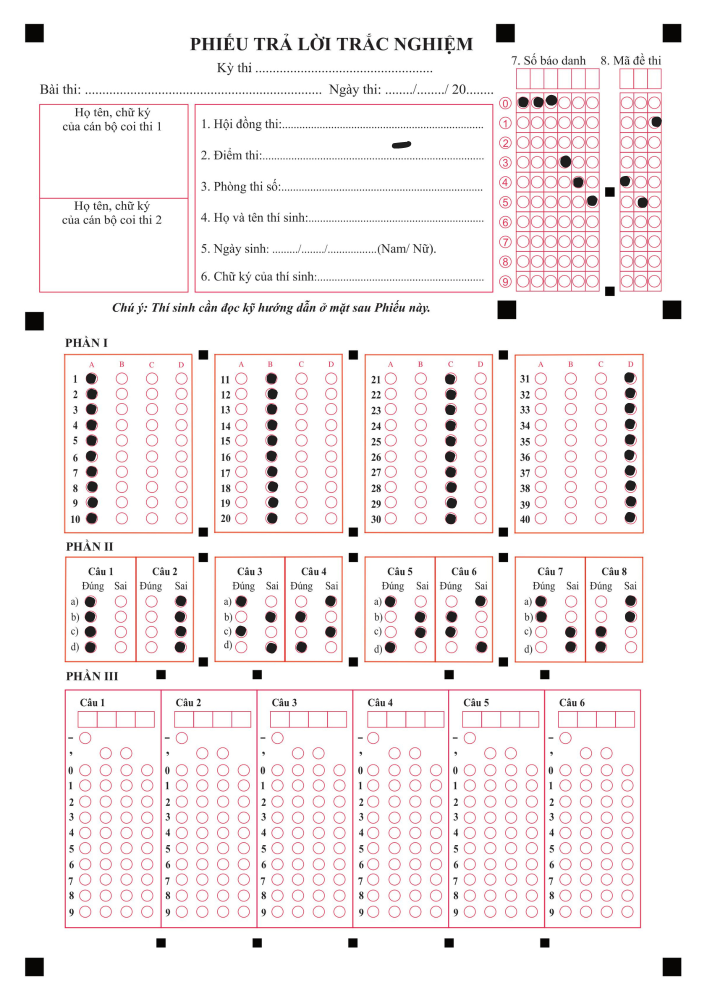
#> input picture assets/testA4.png, 1414 x 2000 px (shown at 1/2 size)
$ python -i part1.py   (imports and definitions only)
#> lines starting #> are read from the running program, lines starting #| are printed output that depends on the picture; after the words box and inside, x2 and y2 are one past the last pixel; in counts of white or black regions, pixels touching at a corner belong together
#> further down, picture is the input picture: shape (2000, 1414, 3); mean B, G, R 240.6, 239.9, 245.5
### src/utlis.py
import cv2
import numpy as np

## TO STACK ALL THE IMAGES IN ONE WINDOW
# [88 lines left out: functions stackImages, rectContour, image_resize, Get_Conner_Points, not called in this run]

def reorder(myPoints):
    myPoints = myPoints.reshape((4, 2))
    myPointsNew = np.zeros((4, 1, 2), np.int32)
    add = myPoints.sum(1)
    # print("add", add)
    # print("myPoints", myPoints)
    myPointsNew[0] = myPoints[np.argmin(add)]
    myPointsNew[3] = myPoints[np.argmax(add)]
    diff = np.diff(myPoints, axis=1)
    myPointsNew[1] = myPoints[np.argmin(diff)]
    myPointsNew[2] = myPoints[np.argmax(diff)]
    return myPointsNew

def getTransform(img, contour):
    tmpContour = reorder(contour)
    pts1 = np.float32(tmpContour)

    def dist(a, b):
        return np.round(((a[0] - b[0]) ** 2 +  (a[1] - b[1]) ** 2) ** 0.5)

    widthImg = int(dist(pts1[0][0], pts1[1][0]))
    heightImg = int(dist(pts1[0][0], pts1[2][0]))

    # print(widthImg, heightImg)
    # widthImg = 300
    # heightImg = 600

    pts2 = np.float32([[0, 0], [widthImg, 0], [0, heightImg], [widthImg, heightImg]])
    matrix = cv2.getPerspectiveTransform(pts1, pts2)
    imgOutput = cv2.warpPerspective(img, matrix, (widthImg, heightImg))

    return imgOutput


# [12 lines left out: function drawGrid, not called in this run]


def splitBoxes(img, vsplit=5, hsplit=5):
    rows = np.vsplit(img, vsplit)
    boxes=[]
    for r in rows:
        cols= np.hsplit(r, hsplit)
        for box in cols:
            boxes.append(box)
            # print(cv2.countNonZero(box), end=' ')
        # print()
    return boxes

### src/grader_2025/part1.py

# get the result of part 1 test


import cv2 as cv
import numpy as np
from utlis import splitBoxes
from utlis import drawGrid
from utlis import getTransform
from utlis import stackImages
# import get_rec


def Get_Conner_Points(cont):
    peri = cv.arcLength(cont, True)
    approx = cv.approxPolyDP(cont, 0.02 * peri, True)
    return approx

# return the outter contour list
def get_rec(img):
    # Convert to grayscale
    # cv.imshow('img', img)
    # cv.waitKey(0)
    gray = cv.cvtColor(img, cv.COLOR_BGR2GRAY)
    # Apply GaussianBlur
    blur = cv.GaussianBlur(gray, (3, 3), cv.BORDER_DEFAULT)
    # blur = gray #cv.blur(gray, (3, 3), 1)

    _, thresh = cv.threshold(blur, 170, 255, cv.THRESH_BINARY_INV)
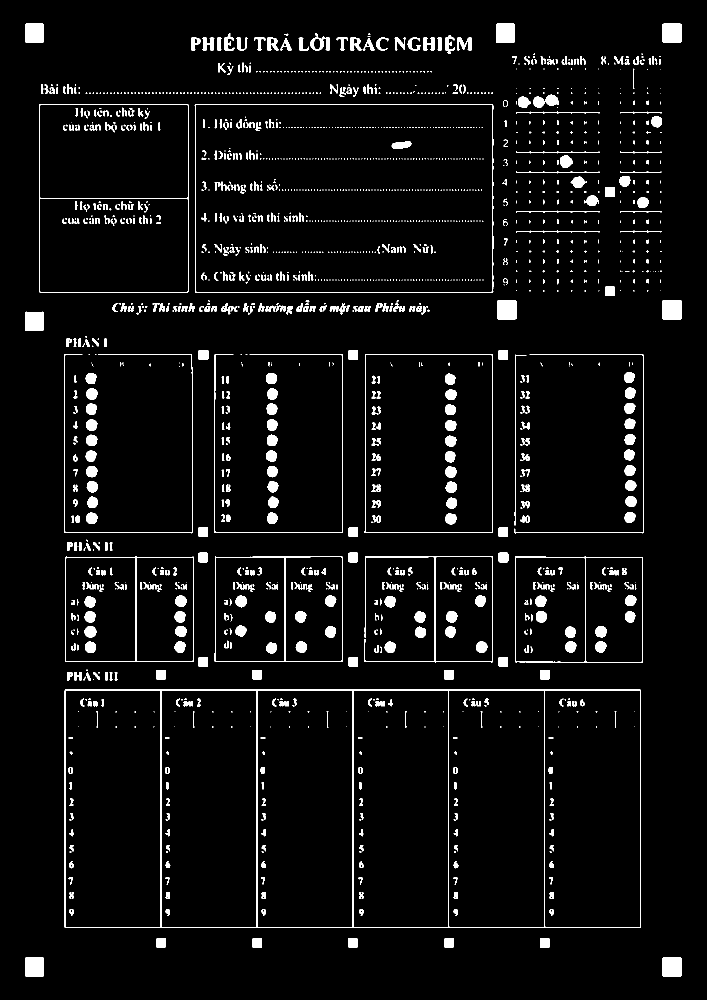
#> thresh: shape (2000, 1414) (shown at 1/2 size); 4.6% white; 1887 white regions (1086 under 20 px)
    # Find contours
    contours, _ = cv.findContours(thresh, cv.RETR_EXTERNAL, cv.CHAIN_APPROX_SIMPLE)
#> contours = 820 contours, 531 with area under 20; largest, box (x1, y1, x2, y2) and area: (129, 1379, 1282, 1856) 548349, (389, 208, 987, 585) 223840, (79, 208, 377, 585) 111671, (729, 709, 986, 1066) 90784, (1030, 1113, 1286, 1325) 53608

    # [6 lines of commented-out code are left out]

    new_contours = []

    for i in range(0, len(contours)):
        area = cv.contourArea(contours[i])
        # check if it is a rectangle
        peri = cv.arcLength(contours[i], True)
        approx = cv.approxPolyDP(contours[i], 0.02 * peri, True)

        if len(approx) == 4 and area > 1000:
            new_contours.append(contours[i])
#> this loop made 820 passes
#> (area, peri) on passes 5, 7, 11: (337.5, 71.07), (337.5, 71.07), (62.5, 40.38)
#> after the loop, new_contours = 15 contours; largest, box (x1, y1, x2, y2) and area: (129, 1379, 1282, 1856) 548349, (389, 208, 987, 585) 223840, (79, 208, 377, 585) 111671, (729, 709, 986, 1066) 90784, (1030, 1113, 1286, 1325) 53608

    new_contours_img = img.copy()
    cv.drawContours(new_contours_img, new_contours, -1, (0, 255, 0), 3)
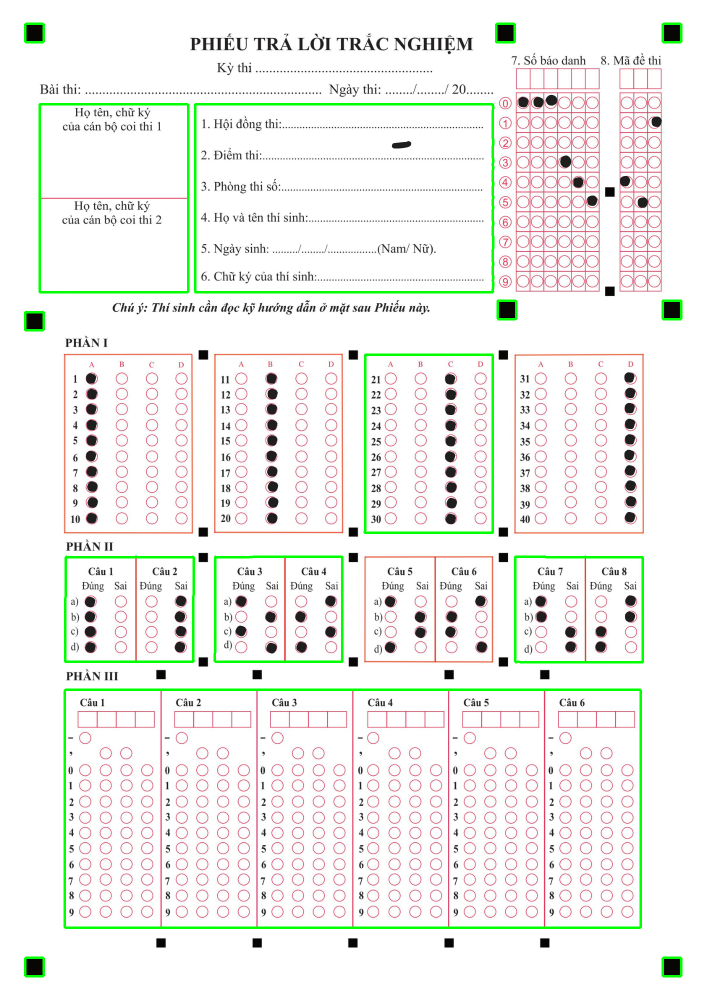
#> new_contours_img: shape (2000, 1414, 3) (shown at 1/2 size); 2.07% of pixels changed, all inside (x1, y1, x2, y2) = (48, 45, 1365, 1955)
    new_contours = sorted(new_contours, key=cv.contourArea, reverse=True)
    return new_contours


def isMarked(box):
    totalPixels = cv.countNonZero(box)
    if totalPixels > 500:
        return True
    else:
        return False

def get(img, number):

    questions = 10 # 10 questions
    choices = 4 # 4 choices

    width = img.shape[1]
    height = img.shape[0]
    crop_img = img[40:(height - 15), 40:(width - 2)]

    # print(width, height)
    crop_img = cv.resize(crop_img, (280, 400))

    crop_img = cv.threshold(crop_img, 150, 255, cv.THRESH_BINARY_INV)[1]
    boxes = splitBoxes(crop_img, questions, choices)

    index = 0
    grid = []
    for i in range(0, questions):
        grid.append([])
        for j in range(0, choices):
            grid[i].append(cv.cvtColor(boxes[index], cv.COLOR_BGR2GRAY))
            index += 1

    ret_choices = []

    crop_img = cv.cvtColor(crop_img, cv.COLOR_BGR2GRAY)
    # cv.imshow(f'img {number + 1}', crop_img)
    # print("=================")
    for i in range(0, questions):
        cur = -1
        for j in range(0, choices):
            # cv.imshow(f'box {i + 1} {j + 1} number {number}', grid[i][j])
            # print(cv.countNonZero(grid[i][j]), end=' ')
            if isMarked(grid[i][j]):
                if cur == -1:
                    cur = j
                else:
                    cur = -1
                    break
        if cur != -1:
            ret_choices.append(chr(ord('A') + cur))
        else:
            ret_choices.append('?')
        # print()

    return ret_choices

def part1_main(img):

    # gray = cv.cvtColor(img, cv.COLOR_BGR2GRAY)
    # cv.imshow('img', img)
    # cv.waitKey(0)
    contours = get_rec(img)
#> contours has the same summary as new_contours in get_rec
    # img = gray

    tmp = []
    for contour in contours:
        area = cv.contourArea(contour)
        approx = cv.approxPolyDP(contour, 0.025 * cv.arcLength(contour, True), True)
        res = getTransform(img, approx)


        res = res[0:res.shape[0], 0:res.shape[1] - 5]
        # print(approx)
        mi = 1000000000
        for i in approx:
            mi = min(mi, i[0][0])

        tmp.append([res, area, mi])
#> this loop made 15 passes
#> (area, pts1 in getTransform, widthImg in getTransform, heightImg in getTransform, pts2 in getTransform) on passes 1, 3, 4: (548349, [[129, 1381], [1280, 1379], [130, 1855], [1281, 1854]], 1151, 474, [[0, 0], [1151, 0], [0, 474], [1151, 474]]), (111671, [[79, 208], [376, 209], [79, 584], [375, 584]], 297, 376, [[0, 0], [297, 0], [0, 376], [297, 376]]), (90783.5, [[730, 709], [985, 709], [729, 1065], [985, 1065]], 255, 356, [[0, 0], [255, 0], [0, 356], [255, 356]])
#> (area, pts1 in getTransform, widthImg in getTransform, heightImg in getTransform, pts2 in getTransform) on passes 2, 7: (223840, [[390, 208], [985, 208], [390, 584], [985, 584]], 595, 376, [[0, 0], [595, 0], [0, 376], [595, 376]]), (53285, [[430, 1113], [684, 1113], [430, 1323], [684, 1323]], 254, 210, [[0, 0], [254, 0], [0, 210], [254, 210]])
#> pass 1, in getTransform, `imgOutput = cv2.warpPerspective(img, matrix, (widthImg, heightImg))`:
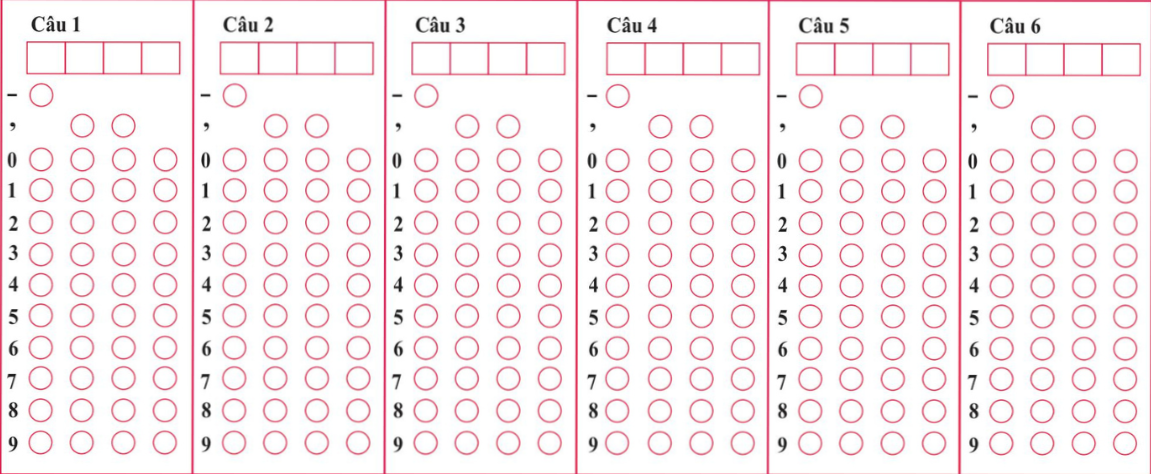
#> imgOutput: shape (474, 1151, 3); mean B, G, R 240.7, 238.5, 247.8
#> pass 1, in part1_main, `res = res[0:res.shape[0], 0:res.shape[1] - 5]`:
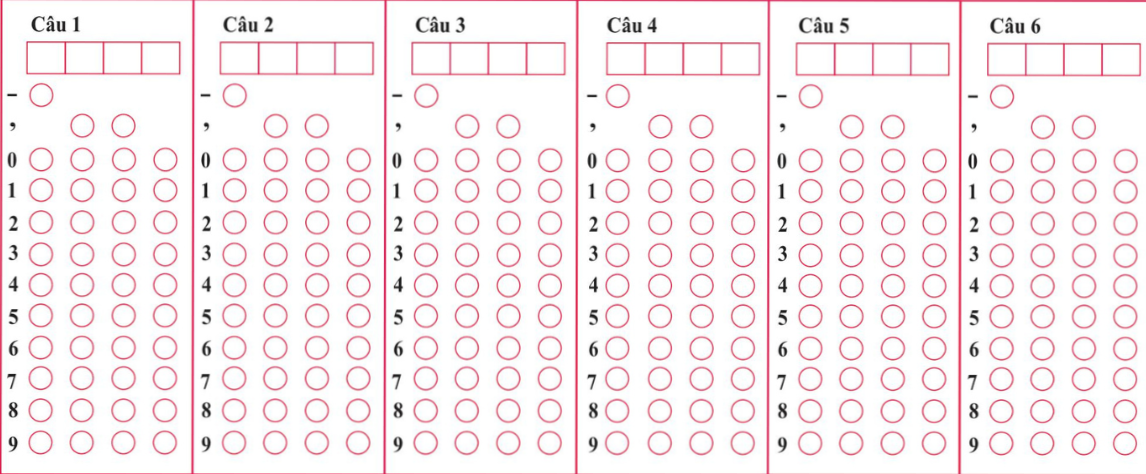
#> res: shape (474, 1146, 3); mean B, G, R 240.7, 238.6, 247.8
#> pass 2, in part1_main, `res = res[0:res.shape[0], 0:res.shape[1] - 5]`:
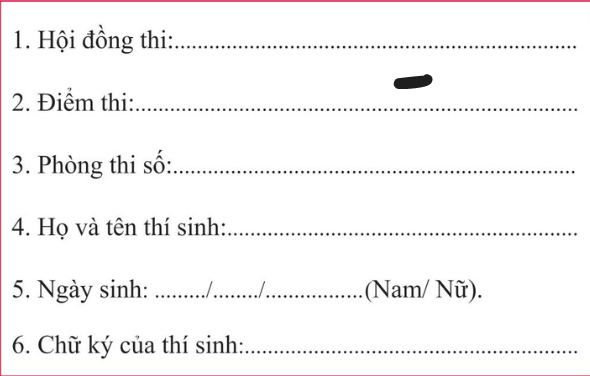
#> res: shape (376, 590, 3); mean B, G, R 246.1, 245.8, 247.2
#> after the loop, tmp = 15 items

    tmp = sorted(tmp, key=lambda x: x[1], reverse=True)
    tmp = tmp[:4]
#> tmp = 4 items
    tmp = sorted(tmp, key=lambda x: x[2])


    ret = []

    for i in range(0, 4):
        # cv.imshow(f'part1 {i}', tmp[i][0])
        # cv.waitKey(0)
        ret.append(get(tmp[i][0], i))
#> this loop made 4 passes
#> pass 1, in get, `crop_img = img[40:(height - 15), 40:(width - 2)]`:
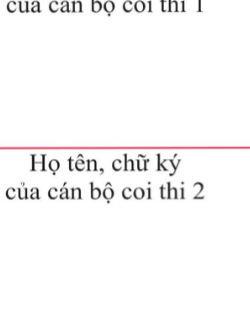
#> crop_img: shape (321, 250, 3); mean of channels 0, 1, 2 248, 247.8, 248.7; drawn as B, G, R
#> pass 1, in get, `crop_img = cv.threshold(crop_img, 150, 255, cv.THRESH_BINARY_INV)[1]`:
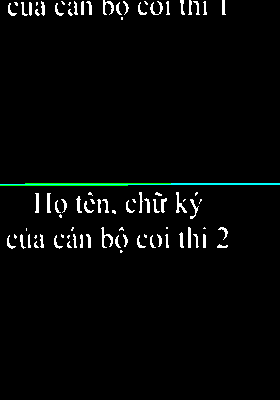
#> crop_img: shape (400, 280, 3); mean of channels 0, 1, 2 7, 7.6, 6.1; drawn as B, G, R
#> after the loop, ret = [['?', '?', '?', '?', '?', '?', '?', '?', '?', '?'], ['?', '?', '?', '?', '?', '?', '?', '?', '?', '?'], ['?', '?', '?', '?', '?', '?', '?', '?', '?', '?'], ['C', 'C', 'C', 'C', 'C', 'C', 'C', 'C', 'C', 'C']]

    return ret
    # return get(img)

>>> import cv2
>>> picture = cv2.imread('../../assets/testA4.png')
>>> result = part1_main(picture)
#> result has the same summary as ret in part1_main

$ run again, on assets/2025.png
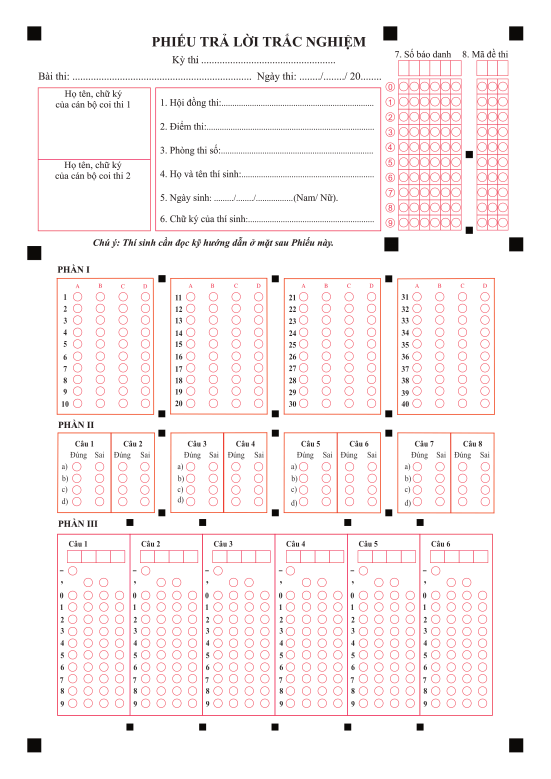
#> input picture assets/2025.png, 1653 x 2337 px (shown at 1/3 size)
#> picture is the input picture: shape (2337, 1653, 3); mean B, G, R 243.8, 243.4, 250
#> in get_rec, `_, thresh = cv.threshold(blur, 170, 255, cv.THRESH_BINARY_INV)`:
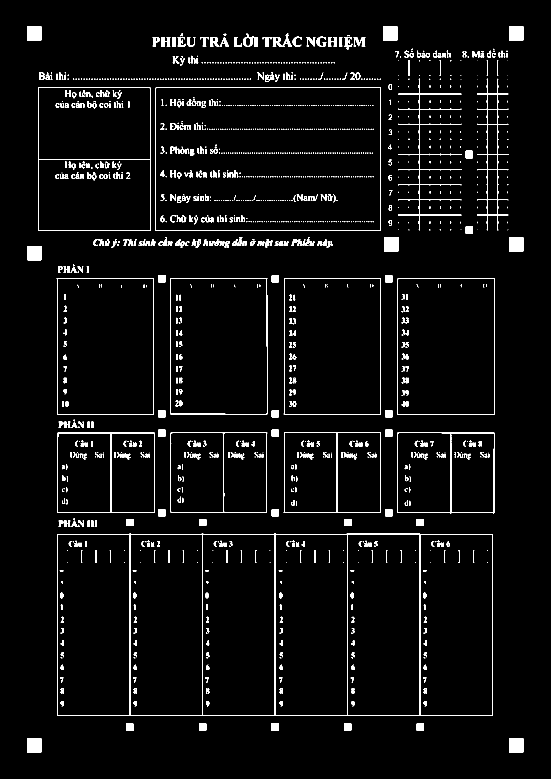
#> thresh: shape (2337, 1653) (shown at 1/3 size); 3.4% white; 1603 white regions (937 under 20 px)
#> in get_rec, `contours, _ = cv.findContours(thresh, cv.RETR_EXTERNAL, cv.CHAIN_APPRO..`: contours = 516 contours, 335 with area under 20; largest, box (x1, y1, x2, y2) and area: (172, 1601, 1478, 2147) 710156, (466, 263, 1143, 693) 290003, (114, 263, 452, 693) 144573, (1192, 834, 1484, 1244) 118656, (170, 834, 462, 1244) 118171
#> the loop in get_rec, `for i in range(0, len(contours)):` made 516 passes
#> (area, peri, approx) on passes 1 to 3: (1761.5, 166.2, [[1528, 2215], [1527, 2256], [1568, 2257], [1569, 2215]]), (1761, 165.7, [[82, 2215], [81, 2255], [122, 2257], [123, 2215]]), (418.5, 80.24, [[1251, 2170], [1250, 2191], [1269, 2191], [1270, 2171]])
#> after the loop in get_rec, `for i in range(0, len(contours)):`: new_contours = 20 contours; largest, box (x1, y1, x2, y2) and area: (172, 1601, 1478, 2147) 710156, (466, 263, 1143, 693) 290003, (114, 263, 452, 693) 144573, (1192, 834, 1484, 1244) 118656, (170, 834, 462, 1244) 118171
#> new_contours_img: shape (2337, 1653, 3); 2.59% of pixels changed, all inside (x1, y1, x2, y2) = (79, 77, 1572, 2260)
#> in part1_main, `contours = get_rec(img)`: contours has the same summary as new_contours in get_rec
#> the loop in part1_main, `for contour in contours:` made 20 passes
#> (area, pts1 in getTransform, widthImg in getTransform, heightImg in getTransform, pts2 in getTransform) on passes 1 to 2: (710156, [[172, 1602], [1477, 1602], [172, 2146], [1477, 2146]], 1305, 544, [[0, 0], [1305, 0], [0, 544], [1305, 544]]), (290003, [[466, 264], [1142, 263], [467, 692], [1142, 692]], 676, 428, [[0, 0], [676, 0], [0, 428], [676, 428]])
#> after the loop in part1_main, `for contour in contours:`: tmp = 20 items
#> in part1_main, `tmp = tmp[:4]`: tmp = 4 items
#> the loop in part1_main, `for i in range(0, 4): # cv.imshow(f'part1 {i}', tmp[i][0])` made 4 passes
#> pass 1, in get, `crop_img = cv.threshold(crop_img, 150, 255, cv.THRESH_BINARY_INV)[1]`:
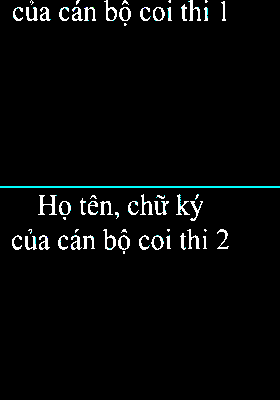
#> crop_img: shape (400, 280, 3); mean of channels 0, 1, 2 8.5, 8.5, 7; drawn as B, G, R
#> after the loop in part1_main, `for i in range(0, 4):`: ret = [['?', '?', '?', '?', '?', '?', '?', '?', '?', '?'], ['?', '?', '?', '?', '?', '?', '?', '?', '?', '?'], ['?', '?', '?', '?', '?', '?', '?', '?', '?', '?'], ['?', '?', '?', '?', '?', '?', '?', '?', '?', '?']]
#> result has the same summary as ret in part1_main
